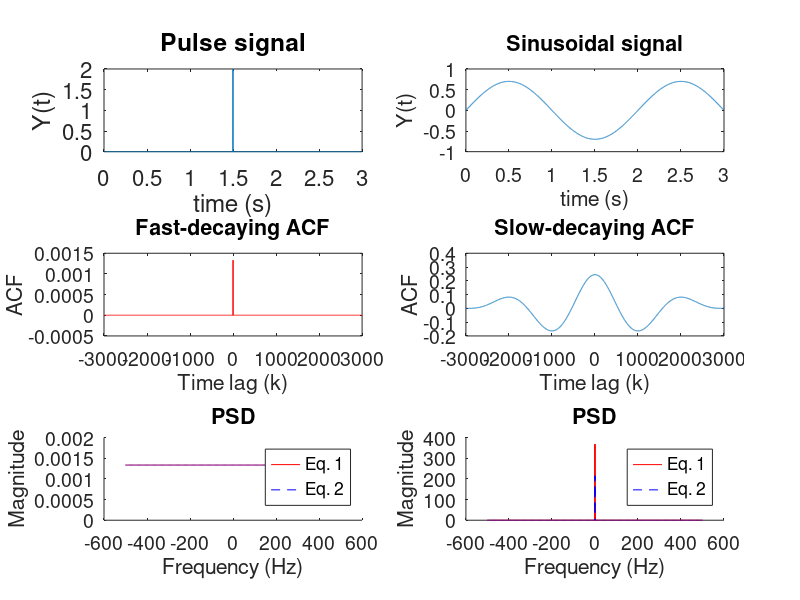

Recreate this plot in MATLAB.
%% 1.1. Properties of Power Spectral Density (PSD) 
clear all;
close all;
clc;

nSample = 3000; 
fSample = 1000; 
t = (0:nSample-1)/fSample;


% Pulse
S1 = zeros(size(t));
S1(1500) = 2;
Rxx1 = xcorr(S1, 'biased');
f1 = -fSample/2:fSample/length(Rxx1):fSample/2 - fSample/length(Rxx1);
P_rxx1 = abs(fftshift(fft(Rxx1)));
% Periodogram estimate
periodogram = (abs(fftshift(fft(S1))).^2)/nSample;
f2 = -fSample/2:fSample/length(periodogram):fSample/2 - fSample/length(periodogram);

% Sinusoidally varying signal with noise (low f)
S2 = 0.7 * sin(2*pi*0.5*t);
Rxx2 = xcorr(S2, 'biased');
P_rxx2 = abs(fftshift(fft(Rxx2)));
% Periodogram estimate
periodogram2 = (abs(fftshift(fft(S2))).^2)/nSample;

figure(1); 
subplot(3, 2, 1);
plot(t, S1);
set(gca,'fontsize', 16); 
xlabel('time (s)'); 
ylabel('Y(t)'); 
title('Pulse signal');

subplot(3, 2, 3);
plot((-nSample+1:nSample-1), Rxx1, 'r');
set(gca,'fontsize', 14); 
xlabel('Time lag (k)'); 
ylabel('ACF'); 
title('Fast-decaying ACF');

subplot(3, 2, 5); 
hold on;
plot(f1, P_rxx1, 'r'); 
plot(f2, periodogram, '--b');
set(gca,'fontsize', 14); 
xlabel('Frequency (Hz)'); 
ylabel('Magnitude'); 
title('PSD');
legend('Eq. 1', 'Eq. 2'); 
ylim([0 0.002]); 
hold off;

%%%%%%

subplot(3, 2, 2);
plot(t,S2); 
set(gca,'fontsize', 14); 
xlabel('time (s)'); 
ylabel('Y(t)'); 
title('Sinusoidal signal');
subplot(3, 2, 4);
plot((-nSample+1:nSample-1), Rxx2);
set(gca,'fontsize', 14); 
xlabel('Time lag (k)'); 
ylabel('ACF'); 
title('Slow-decaying ACF');
subplot(3, 2, 6); 
hold on;
plot(f1, P_rxx2, 'r');
plot(f2, periodogram2, '--b');
set(gca,'fontsize', 14); 
xlabel('Frequency (Hz)'); 
ylabel('Magnitude'); 
title('PSD');
legend('Eq. 1', 'Eq. 2');
hold off;
